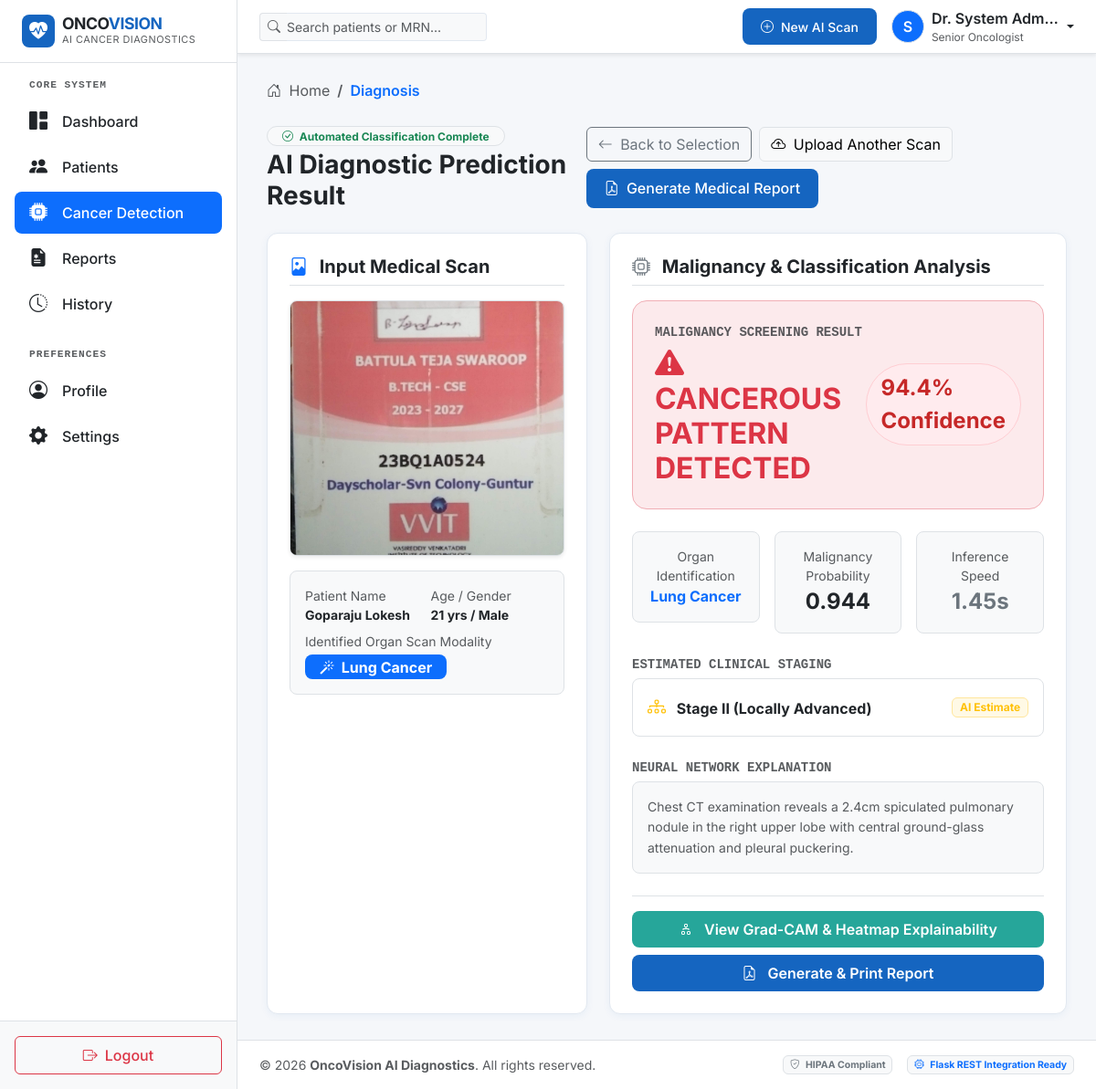
/diagnosis/17/result/ (signed in), run on the app's committed database.
### accounts/models.py (models this page shows, shortened)
class UserProfile(models.Model):
    user = models.OneToOneField(User, on_delete=models.CASCADE, related_name='profile')
    avatar = models.ImageField(upload_to='avatars/', null=True, blank=True)
    phone = models.CharField(max_length=20, blank=True, default='+1 (555) 019-2834')
    title = models.CharField(max_length=100, default='Senior Oncologist')
    department = models.CharField(max_length=100, default='Diagnostic Oncology & Radiology')
    bio = models.TextField(blank=True, default='Board-certified oncologist specializing in early-stage detection and AI-assisted clinical workflow integration.')
    created_at = models.DateTimeField(auto_now_add=True)

### diagnosis/models.py (models this page shows, shortened)
class Diagnosis(models.Model):
    CANCER_TYPES = [
        ('Brain Cancer', 'Brain Cancer'),
        ('Breast Cancer', 'Breast Cancer'),
        ('Lung Cancer', 'Lung Cancer'),
        ('Liver Cancer', 'Liver Cancer'),
        ('Kidney Cancer', 'Kidney Cancer'),
    ]
    PREDICTION_CHOICES = [
        ('Cancerous', 'Cancerous'),
        ('Non-Cancerous', 'Non-Cancerous'),
    ]
    patient = models.ForeignKey(Patient, on_delete=models.CASCADE, related_name='diagnoses')
    cancer_type = models.CharField(max_length=50, choices=CANCER_TYPES, default='Brain Cancer')
    medical_image = models.ImageField(upload_to='scans/')
    prediction = models.CharField(max_length=20, choices=PREDICTION_CHOICES, default='Cancerous')
    confidence = models.FloatField(default=95.0)
    probability = models.FloatField(default=0.95)
    processing_time = models.FloatField(default=1.20)
    estimated_stage = models.CharField(max_length=50, default='Stage II (Localized)')
    model_explanation = models.TextField(blank=True)
    status = models.CharField(max_length=20, default='Completed')
    created_at = models.DateTimeField(auto_now_add=True)
    class Meta:
        ordering = ['-created_at']
        verbose_name_plural = 'Diagnoses'

### patients/models.py (models this page shows, shortened)
class Patient(models.Model):
    GENDER_CHOICES = [
        ('Male', 'Male'),
        ('Female', 'Female'),
        ('Other', 'Other'),
    ]
    BLOOD_GROUP_CHOICES = [
        ('A+', 'A+'),
        ('A-', 'A-'),
        ('B+', 'B+'),
        ('B-', 'B-'),
        ('AB+', 'AB+'),
        ('AB-', 'AB-'),
        ('O+', 'O+'),
        ('O-', 'O-'),
    ]
    first_name = models.CharField(max_length=50)
    last_name = models.CharField(max_length=50)
    age = models.IntegerField()
    gender = models.CharField(max_length=10, choices=GENDER_CHOICES)
    blood_group = models.CharField(max_length=5, choices=BLOOD_GROUP_CHOICES)
    phone = models.CharField(max_length=20)
    email = models.EmailField(blank=True, null=True)
    address = models.TextField(blank=True)
    doctor_name = models.CharField(max_length=100, default='Dr. Sarah Jenkins')
    medical_notes = models.TextField(blank=True)
    created_at = models.DateTimeField(auto_now_add=True)
    updated_at = models.DateTimeField(auto_now=True)
    class Meta:
        ordering = ['-created_at']
    @property
    def full_name(self):
        return f"{self.first_name} {self.last_name}"

### diagnosis/views.py (the view)
# urls.py: path('<int:pk>/result/', views.PredictionResultView.as_view(), name='result'),
class PredictionResultView(LoginRequiredMixin, DetailView):
    model = Diagnosis
    template_name = 'diagnosis/prediction.html'
    context_object_name = 'diagnosis'

### templates/diagnosis/prediction.html (shortened to what this page needs)
{% extends 'base/base.html' %}
{% load static %}
{% block content %}
<div class="d-flex flex-column flex-md-row justify-content-between align-items-md-center gap-3 mb-4">
    <div>
        <span class="badge bg-light text-success border mb-1 px-3 py-1 rounded-5"><i class="bi bi-check-circle me-1"></i> Automated Classification Complete</span>
        <h3 class="fw-bold text-dark mb-0">AI Diagnostic Prediction Result</h3>
    </div>
    <div class="d-flex flex-wrap gap-2">
        <a href="{% url 'diagnosis:select' %}" class="btn btn-outline-secondary">
            <i class="bi bi-arrow-left me-1"></i> Back to Selection
        </a>
        <a href="{% url 'diagnosis:upload' %}" class="btn btn-light border">
            <i class="bi bi-cloud-arrow-up me-1"></i> Upload Another Scan
        </a>
        <a href="{% url 'reports:generate' diagnosis.pk %}" class="btn btn-primary-med">
            <i class="bi bi-file-earmark-pdf me-1"></i> Generate Medical Report
        </a>
    </div>
</div>
<div class="row g-4">
    <div class="col-12 col-lg-5">
        <div class="card med-card p-4 h-100 text-center">
            <h5 class="fw-bold mb-3 text-start border-bottom pb-2"><i class="bi bi-file-image text-primary me-2"></i> Input Medical Scan</h5>
            {% if diagnosis.medical_image %}
                <img src="{{ diagnosis.medical_image.url }}" alt="Scan Image" class="img-fluid rounded-3 border shadow-sm mb-3 object-fit-cover" style="max-height: 280px; width: 100%;">
            {% else %}
                <img src="{% static 'images/brain-cancer.svg' %}" alt="Placeholder Scan" class="img-fluid rounded-3 border mb-3">
            {% endif %}
            <div class="p-3 bg-light rounded-3 text-start border">
                <div class="row g-2 small">
                    <div class="col-6"><span class="text-muted d-block">Patient Name</span><strong class="text-dark">{{ diagnosis.patient.full_name }}</strong></div>
                    <div class="col-6"><span class="text-muted d-block">Age / Gender</span><strong>{{ diagnosis.patient.age }} yrs / {{ diagnosis.patient.gender }}</strong></div>
                    <div class="col-12">
                        <span class="text-muted d-block">Identified Organ Scan Modality</span>
                        <span class="badge bg-primary text-white fs-6 px-3 py-1.5 rounded-3 mt-1">
                            <i class="bi bi-magic me-1"></i> {{ diagnosis.cancer_type }}
                        </span>
                    </div>
                </div>
            </div>
        </div>
    </div>
    <div class="col-12 col-lg-7">
        <div class="card med-card p-4 h-100 d-flex flex-column justify-content-between">
            <div>
                <h5 class="fw-bold mb-3 border-bottom pb-2"><i class="bi bi-cpu text-secondary me-2"></i> Malignancy & Classification Analysis</h5>
                <div class="p-4 rounded-4 mb-4 border d-flex align-items-center justify-content-between {% if diagnosis.prediction == 'Cancerous' %}bg-danger bg-opacity-10 border-danger-subtle{% else %}bg-success bg-opacity-10 border-success-subtle{% endif %}">
                    <div>
                        <span class="text-uppercase font-monospace small fw-bold text-muted d-block mb-1">Malignancy Screening Result</span>
                        <h2 class="fw-bold mb-0 {% if diagnosis.prediction == 'Cancerous' %}text-danger{% else %}text-success{% endif %}">
                            {% if diagnosis.prediction == 'Cancerous' %}
                                <i class="bi bi-exclamation-triangle-fill me-2"></i> CANCEROUS PATTERN DETECTED
                            {% else %}
                                <i class="bi bi-check-circle-fill me-2"></i> NO CANCEROUS LESION DETECTED
                            {% endif %}
                        </h2>
                    </div>
                    <span class="fs-4 fw-bold {% if diagnosis.prediction == 'Cancerous' %}badge-cancerous{% else %}badge-non-cancerous{% endif %} px-3 py-2">
                        {{ diagnosis.confidence }}% Confidence
                    </span>
                </div>
                <div class="row g-3 mb-4">
                    <div class="col-12 col-sm-4">
                        <div class="p-3 bg-light rounded-3 border text-center">
                            <span class="text-muted small d-block">Organ Identification</span>
                            <span class="fs-6 fw-bold text-primary">{{ diagnosis.cancer_type }}</span>
                        </div>
                    </div>
                    <div class="col-12 col-sm-4">
                        <div class="p-3 bg-light rounded-3 border text-center">
                            <span class="text-muted small d-block">Malignancy Probability</span>
                            <span class="fs-4 fw-bold text-dark">{{ diagnosis.probability }}</span>
                        </div>
                    </div>
                    <div class="col-12 col-sm-4">
                        <div class="p-3 bg-light rounded-3 border text-center">
                            <span class="text-muted small d-block">Inference Speed</span>
                            <span class="fs-4 fw-bold text-secondary">{{ diagnosis.processing_time }}s</span>
                        </div>
                    </div>
                </div>
                <div class="mb-4">
                    <label class="fw-semibold text-muted small text-uppercase font-monospace d-block mb-1">Estimated Clinical Staging</label>
                    <div class="p-3 bg-white border rounded-3 fw-bold text-dark d-flex align-items-center justify-content-between">
                        <span><i class="bi bi-diagram-3 text-warning me-2 fs-5"></i> {{ diagnosis.estimated_stage }}</span>
                        <span class="badge bg-warning bg-opacity-10 text-warning border border-warning-subtle">AI Estimate</span>
                    </div>
                </div>
                <div class="mb-4">
                    <label class="fw-semibold text-muted small text-uppercase font-monospace d-block mb-1">Neural Network Explanation</label>
                    <p class="p-3 bg-light border rounded-3 small text-muted mb-0" style="line-height: 1.6;">
                        {{ diagnosis.model_explanation }}
                    </p>
                </div>
            </div>
            <div class="d-flex flex-wrap gap-2 pt-3 border-top">
                <a href="{% url 'diagnosis:explainability' diagnosis.pk %}" class="btn btn-secondary-med flex-grow-1 fw-semibold py-2">
                    <i class="bi bi-diagram-2 me-2"></i> View Grad-CAM & Heatmap Explainability
                </a>
                <a href="{% url 'reports:generate' diagnosis.pk %}" class="btn btn-primary-med flex-grow-1 fw-semibold py-2">
                    <i class="bi bi-file-earmark-pdf me-2"></i> Generate & Print Report
                </a>
            </div>
        </div>
    </div>
</div>
{% endblock %}

### templates/base/navbar.html (shortened to what this page needs)
{% load static %}
<nav class="navbar navbar-expand-lg bg-white border-bottom px-4 py-2 sticky-top shadow-sm">
    <div class="container-fluid p-0">
        <form class="d-none d-md-flex align-items-center me-auto" action="{% url 'patients:list' %}" method="GET" style="max-width: 320px;">
            <div class="input-group input-group-sm">
                <span class="input-group-text bg-light border-end-0 text-muted"><i class="bi bi-search"></i></span>
                <input type="text" name="q" class="form-control bg-light border-start-0 ps-0" placeholder="Search patients or MRN..." aria-label="Search">
            </div>
        </form>
        <div class="d-flex align-items-center gap-3 ms-auto">
            <a href="{% url 'diagnosis:select' %}" class="btn btn-primary-med btn-sm d-flex align-items-center gap-2">
                <i class="bi bi-plus-circle"></i>
                <span class="d-none d-sm-inline">New AI Scan</span>
            </a>
            <div class="dropdown">
                <a href="#" class="d-flex align-items-center text-decoration-none dropdown-toggle text-dark" data-bs-toggle="dropdown" aria-expanded="false">
                    {% if user.profile.avatar %}
                        <img src="{{ user.profile.avatar.url }}" alt="Avatar" width="36" height="36" class="rounded-circle me-2 border">
                    {% else %}
                        <div class="rounded-circle bg-primary text-white d-flex align-items-center justify-content-center me-2 border" style="width:36px; height:36px; font-weight:600;">
                            {{ user.first_name|default:user.username|slice:":1"|upper }}
                        </div>
                    {% endif %}
                    <div class="d-none d-md-block text-start me-1">
                        <div class="fw-semibold text-truncate" style="max-width: 140px;">Dr. {{ user.get_full_name|default:user.username }}</div>
                        <div class="text-muted small" style="font-size: 0.75rem;">{{ user.profile.title|default:"Oncologist" }}</div>
                    </div>
                </a>
            </div>
        </div>
    </div>
</nav>

### static/css/style.css (style rules this page uses)
:root { --primary-color: #1565C0; --primary-hover: #0D47A1; --primary-light: #E3F2FD; --secondary-color: #26A69A; --secondary-hover: #00897B; --secondary-light: #E0F2F1; --bg-color: #F5F7FA; --card-bg: #FFFFFF; --text-primary: #2C3E50; --text-secondary: #6C757D; --text-muted: #9E9E9E; --border-color: #E2E8F0; --border-radius-sm: 8px; --border-radius-md: 12px; --border-radius-lg: 16px; --shadow-sm: 0 2px 8px rgba(21, 101, 192, 0.06); --shadow-md: 0 4px 16px rgba(21, 101, 192, 0.1); --shadow-lg: 0 8px 30px rgba(21, 101, 192, 0.15); --font-family: 'Inter', system-ui, -apple-system, sans-serif; --sidebar-width: 260px; }
body { font-family: var(--font-family); background-color: var(--bg-color); color: var(--text-primary); margin: 0; padding: 0; overflow-x: hidden; }
.med-card { background-color: var(--card-bg); border: 1px solid var(--border-color); border-radius: var(--border-radius-md); box-shadow: var(--shadow-sm); transition: transform 0.2s ease, box-shadow 0.2s ease; }
.btn-primary-med { background-color: var(--primary-color); color: #fff; border: none; font-weight: 500; padding: 0.6rem 1.25rem; border-radius: var(--border-radius-sm); transition: background-color 0.2s ease, box-shadow 0.2s ease; }
.btn-secondary-med { background-color: var(--secondary-color); color: #fff; border: none; font-weight: 500; padding: 0.6rem 1.25rem; border-radius: var(--border-radius-sm); }
.badge-cancerous { background-color: #FFEBEE; color: #C62828; border: 1px solid #FFCDD2; font-weight: 600; padding: 0.4em 0.8em; border-radius: 50rem; }

### static/css/forms.css (style rules this page uses)
.form-control, .form-select { border-radius: var(--border-radius-sm); border: 1px solid var(--border-color); padding: 0.65rem 0.9rem; font-size: 0.95rem; transition: border-color 0.15s ease-in-out, box-shadow 0.15s ease-in-out; }

### data on the page
Diagnosis: medical_image (picture), patient.full_name "Goparaju Lokesh", patient.age "21", patient.gender "Male", cancer_type "Lung Cancer", confidence "94.4", probability "0.944", processing_time "1.45", estimated_stage "Stage II (Locally Advanced)", model_explanation "Chest CT examination reveals a 2.4cm spiculated pulmonary nodule in the right upper lobe with central ground-glass attenuation and pleural puckering."

### other printed values
{{ user.first_name|default:user.username|slice:":1"|upper }} "S"
{{ user.get_full_name|default:user.username }} "System Adm…"
{{ user.profile.title|default:"Oncologist" }} "Senior Oncologist"
{{ request.resolver_match.app_name }} "Diagnosis"
